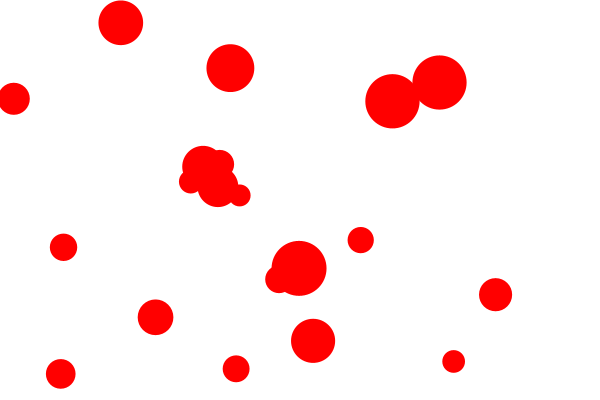
Frame 1 (no input)
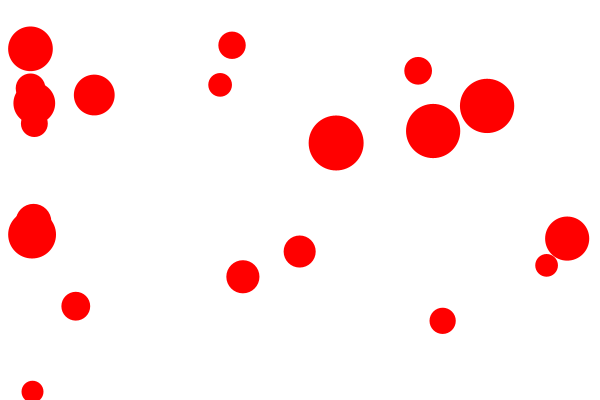
Frame 60 (the mouse pressed at the canvas centre just before this capture)
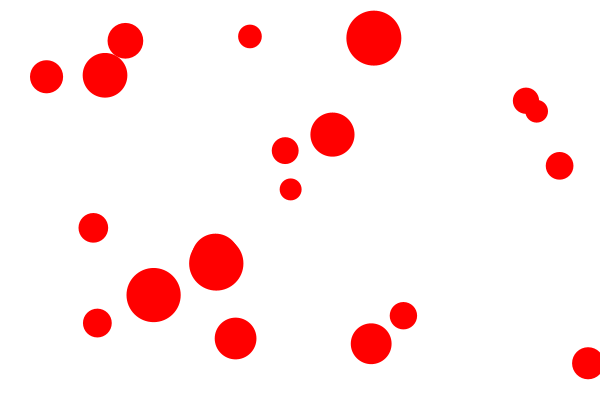
Frame 120 (the mouse held since frame 60 and released just before this capture)

The Processing sketch that drew these frames (run headless with seeded random() and noise(); from frame 60 on, the mouse is pressed at the canvas centre):

// Processing sketch: hw_ClickHide
// ── hw_ClickHide.pde
//hw_ClickHide
//hide circle when clicked
//2022/10/03
//1-4-45 Taiyu Honma
CircleClass[] marus = new CircleClass[20];

void setup(){
  size(600,400);
  for(int j=0;j<marus.length;j++){
    marus[j] = new CircleClass();
  }
}
void draw(){
  background(255);
  
  for(int j=0;j<marus.length;j++){
    marus[j].draw();
  }
}

void mousePressed(){
  for(int j=0;j<marus.length;j++){
    if(marus[j].inspectClick()){
      break;
    };
  }
}

// ── CircleClass.pde
class CircleClass {
  float x;
  float y;
  float vx;
  float vy;
  float d;
  color c;
  float r;
  boolean isShow = true;
  CircleClass() {
        x = random(width);
    y = random(height);
    vx = random(-5,5);
    vy = random(-5,5);
    r = random(10,30);
    d = r;
    c = color(255,0,0);
  }
  void draw(){
    if(!isShow){
      return;
    }
    noStroke();
    fill(255,0,0);
        x = min(width-d,x);
    y = min(height-d,y);
    x = max(x,d);
    y = max(y,d);
    if(x == width-d || x == d){
      vx = -vx;
    }
    if(y == height-d || y == d){
      vy = -vy;
    }
    x += vx;
    y += vy;
    fill(c);
    ellipse(x,y,r*2,r*2);
  }
  boolean inspectClick() {
    println(dist(mouseX,mouseY,x,y) );
    if(dist(mouseX,mouseY,x,y) < r){
      println("here");
      if(isShow == true) {
        isShow = false;
        return true;
      }
      
      
    }
    return false;
    
  }
}
